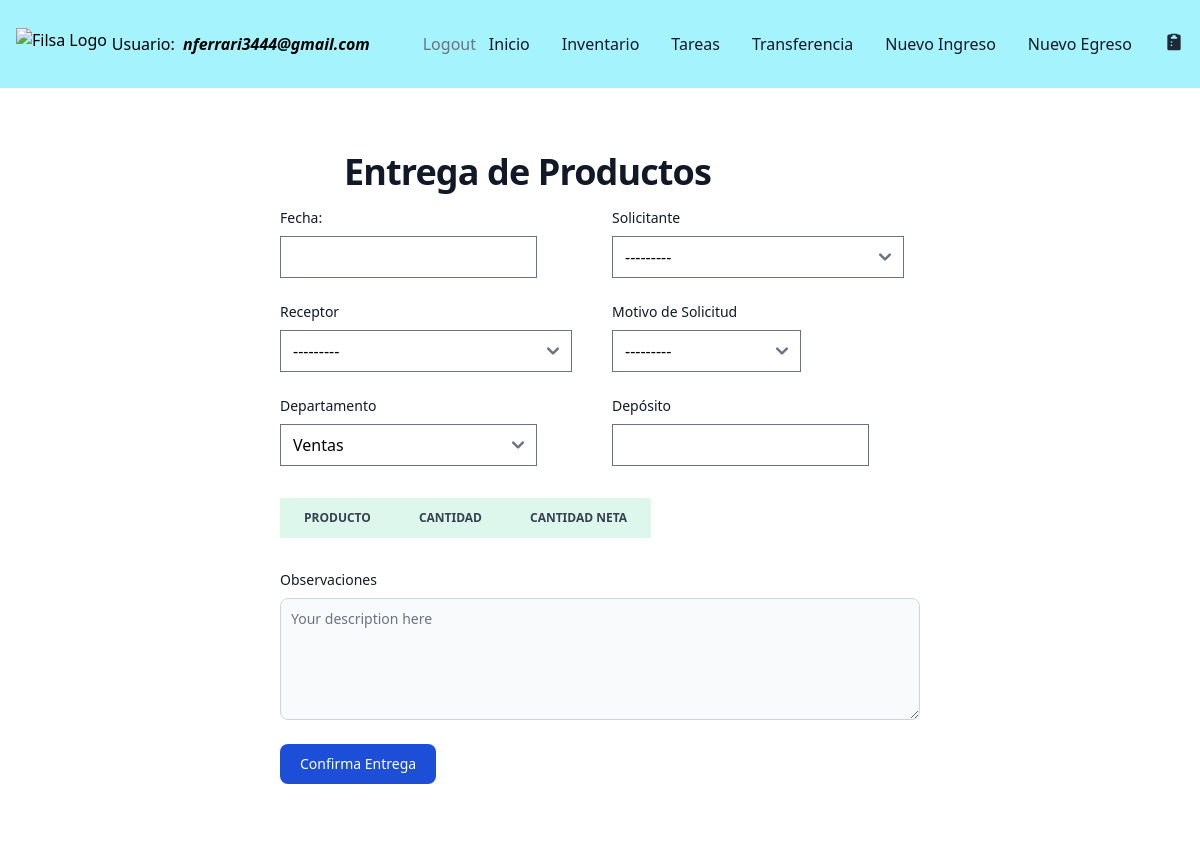
The page /outbound-delivery/8 (signed in) on the database as committed earlier.
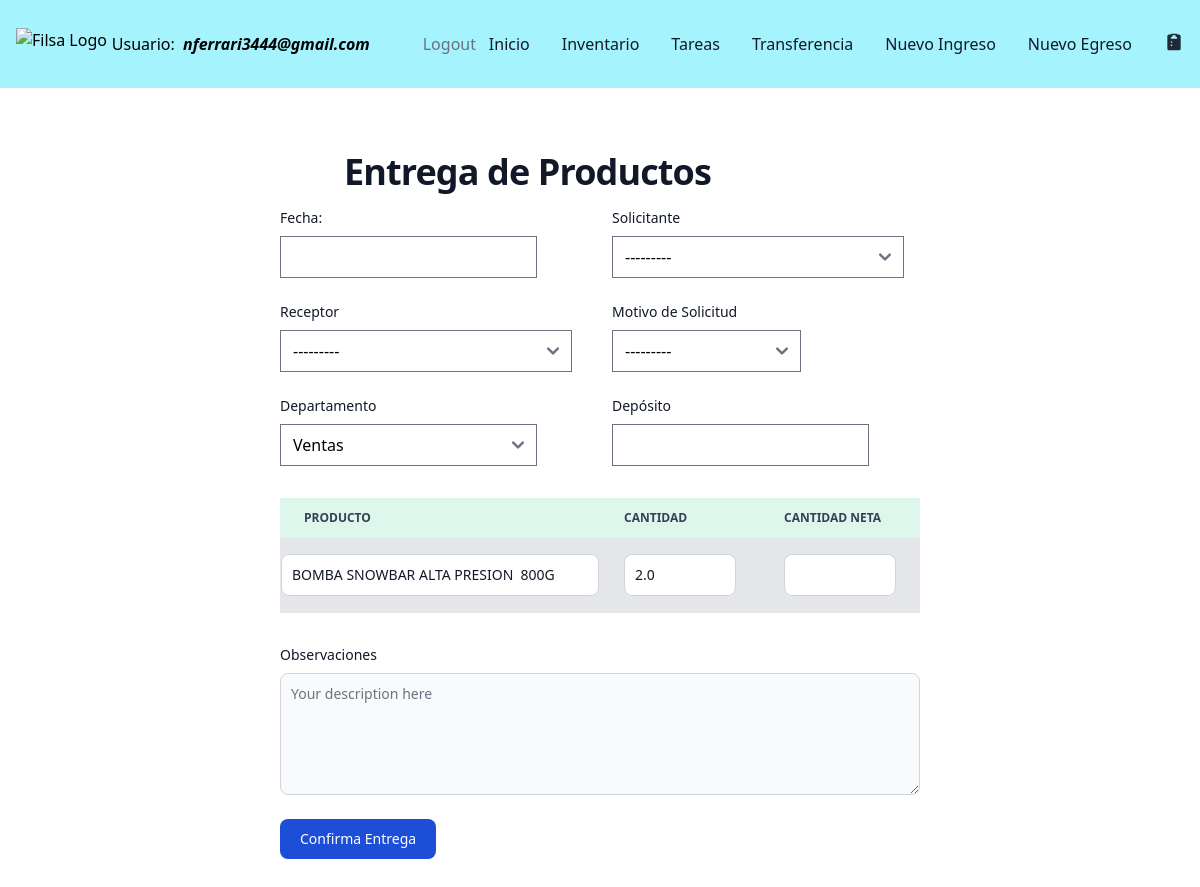
The same page on the database as committed later.
### filsa/models.py (models this page shows, shortened)
class StockMovements(models.Model):
    class Meta:
      verbose_name = 'Detalle Movimiento Producto'
      verbose_name_plural = 'Detalle Movimientos Productos'
    MOVEMENT = [('Inbound','Inbound'),
                ('Outbound', 'Outbound')]
    warehouseProduct = models.ForeignKey(WarehousesProduct, on_delete=models.CASCADE,  verbose_name=u"Nombre de Producto")
    task = models.ForeignKey(Tasks, on_delete=models.CASCADE,  blank=True, null=True )
    actionType = models.CharField(max_length=25,  default='Inbound')
    cantidad = models.FloatField(default=0)
    cantidadNeta = models.FloatField(default=0)
    cantidadEntregada = models.FloatField(default=0)
    image = models.ImageField(upload_to='images/', null=True, blank=True)

class WarehousesProduct(models.Model):
    name = models.CharField(max_length=100)
    product = models.ForeignKey(Product, on_delete = models.CASCADE,  blank=True, null=True )
    quantity = models.FloatField(default=0)
    location = models.CharField(max_length=100, default='')
    deltaQuantity = models.FloatField()
    inTransit = models.BooleanField(default=False)

class Product(models.Model):
    class Meta:
      verbose_name = 'Stock Productos vs Seguridad'
      verbose_name_plural = 'Stock Productos vs Seguridad'
    CATEGORIES = [('Tubos', 'Tubos'),
                  ('Tornillos', 'Tornillos'),
                  ('Accesorios','Accesorios'),
                  ('Maquinas','Maquinas'),
                  ('Insumos','Insumos')
                  ]
    product_id = models.AutoField(primary_key=True)
    name = models.CharField(max_length=100)
    barcode = models.CharField(max_length= 100, verbose_name=u"Codigo de Barras")
    internalCode = models.BigIntegerField(verbose_name=u"Codigo Interno")
    quantity = models.FloatField()
    category = models.CharField(max_length=100, default='Insumos') #  choices=CATEGORIES,
    supplier = models.CharField(max_length=100, default='')
    stockSecurity = models.IntegerField(default=0)
    hasOffer = models.ForeignKey(Cotization, on_delete=models.SET_DEFAULT, blank=True, null=True, default=None)
    quantityOffer = models.FloatField(null=True, blank= True)
    priceOffer = models.FloatField(null=True, blank= True)

### filsa/views.py (the view)
# urls.py: path('outbound-delivery/<int:requested_id>', outboundDeliveryView, name='outbounddelivery'),
@login_required
def outboundDeliveryView(request, requested_id):
    pendingTask = get_object_or_None(Tasks, pk=requested_id)
    if pendingTask:
        products = pendingTask.stockmovements_set.all()
    print('pendingTask is ', pendingTask)
    print('request is:', request.method)
    print('request product data', request.POST.get('producto_0'))
    tasks = Tasks.objects.filter(task_id=requested_id, status='Pending').prefetch_related('stockmovements_set')
    numberOfProducts = request.POST.get('extra_field_count')
    print('number Of Products in OutboundDeliver view is', numberOfProducts)
    if request.method == "POST":
        form = OutboundDeliveryForm(request.POST, instance= pendingTask, extra= request.POST.get('extra_field_count'))
        print('form is valid', form.is_valid())
        print('form fields are', form.cleaned_data)
        if form.is_valid():
            print('el form es valido')
            department = form.cleaned_data['department']
            issuer = form.cleaned_data['issuer']
            receptor = form.cleaned_data['receptor']
            warehouse = form.cleaned_data['warehouse']
            actionType = 'Confirma Egreso'
            motivoEgreso = form.cleaned_data['motivoEgreso']
            observations = form.cleaned_data['observations']
            deliveryDate = datetime.now().date()
            datalist = []
            taskToUpdate = Tasks.objects.filter(task_id=requested_id)
            taskToUpdate.update(status='Confirmed', observations=observations, deliveryDate= deliveryDate)
            task = Tasks.objects.get(task_id=requested_id)
            for i , product in enumerate(products):
                form.fields['producto_{}'.format(i)] = product.warehouseProduct.product.name
                form.fields['cantidad_{}'.format(i)] = product.cantidad
                netQuantity = form.cleaned_data['cantidadNeta_{}'.format(i)]
                quantity = form.fields['cantidad_{}'.format(i)]
                diffQuantity = int(quantity) - int(netQuantity)
                product_db = Product.objects.get(name= product.warehouseProduct.product.name)
                productWarehouse_db = WarehousesProduct.objects.get(product= product_db, name=warehouse)
                productToUpdate= Product.objects.filter(product_id= product_db.product_id)
                print('productToUpdate is:', productToUpdate)
                productToUpdate.update(quantity = F('quantity') - netQuantity) #, deltaQuantity = F('deltaQuantity') + diffQuantity  )
                productWarehouseToUpdate = WarehousesProduct.objects.filter(product= product_db, name=warehouse)
                productWarehouseToUpdate.update(quantity = F('quantity') - netQuantity, deltaQuantity= F('deltaQuantity') + diffQuantity)
                newProduct = StockMovements(warehouseProduct = productWarehouse_db,
                              actionType = actionType,
                                          cantidad= quantity, cantidadNeta=netQuantity, task = task )
                datalist.append(newProduct)
            print('form fields in view', form.fields)
            StockMovements.objects.bulk_create(datalist)
            return redirect('/tasks/')
    else:
        form = OutboundDeliveryForm(instance= pendingTask ,
                                    initial={"task_id": requested_id })
    return render(request, "outboundDelivery.html", {"form": form, 'task_id': requested_id , "tasks": tasks})#, "numberOfProducts": len(productsToReceive)})

### filsa/forms.py (shortened to what this page needs)
class OutboundDeliveryForm(forms.ModelForm):
    extra_field_count = forms.CharField(widget=forms.HiddenInput())
    observations = forms.CharField(widget=forms.Textarea(attrs={"rows":"5", "class" : "block p-2.5 w-full text-sm text-gray-900 bg-gray-50 rounded-lg border border-gray-300 focus:ring-primary-500 focus:border-primary-500 dark:bg-gray-700 dark:border-gray-600 dark:placeholder-gray-400 dark:text-white dark:focus:ring-primary-500 dark:focus:border-primary-500" ,"placeholder":"Your description here"}))
    warehouse = forms.CharField()
    widgets = {
            'deliveryDate': forms.widgets.DateInput(attrs={'type': 'date'}),
    }
    class Meta:
        model = Tasks
        fields = ['department','issuer', 'motivoEgreso', 'date', 'receptor', 'observations']
    def __init__(self, *args, **kwargs):
        extra_fields = kwargs.pop('extra',0)
        print('extra_fields', extra_fields)
        print('kwargs is :', kwargs)
        super(OutboundDeliveryForm, self).__init__(*args, **kwargs)
        self.fields['extra_field_count'].initial = extra_fields
        print('kwargs is :', kwargs)
        print('args are', *args)

### filsa/templates/outboundDelivery.html (shortened to what the changed rows need)
{% extends '_base.html' %}
{% load static %}
{% block content %}
<section class="bg-white dark:bg-gray-900">
    <div class="py-8 px-4 mx-auto max-w-2xl lg:py-16">
        <h1 class="flex mb-4 text-2xl sm:px-16 font-extrabold leading-none tracking-tight text-gray-900 md:text-3xl lg:text-4xl dark:text-white">Entrega de Productos</h1>
        <form id ='productsreception' action="{% url 'outbounddelivery' task_id  %}" method="POST" onsubmit="openLoader()">
                <div class="py-8">
                    <table id="productTable" class="py-8 px-4 max-w-4xl lg:py-16 text-sm text-left rtl:text-right text-gray-500 dark:text-gray-400">
                       <thead class="text-xs text-gray-700 uppercase bg-green-100 dark:bg-gray-700 dark:text-gray-400">
                           <tr>
                               <th scope="col" class="px-6 py-3">Producto</th>
                               <th scope="col" class="px-6 py-3">Cantidad</th>
                               <th scope="col" class="px-6 py-3">Cantidad Neta</th>
                           </tr>
                       </thead>
                       <tbody>
                           {% for task in tasks %}
                            {% if  task.status == 'Pending' %}
                           {% for product in task.stockmovements_set.all %}
                           {% if  product.actionType == 'Nuevo Egreso' %}
                                <tr class="bg-gray-200 border-b dark:bg-gray-800 dark:border-gray-700">
                                   <td class="w-1/2"><input type="text" name="producto_{{ forloop.counter0 }}" value="{{product.warehouseProduct.product.name}}"  class="bg-gray-150 border border-gray-300 text-gray-900 text-sm rounded-lg focus:ring-blue-500 focus:border-blue-500 block w-full p-2.5 dark:bg-gray-700 dark:border-gray-600 dark:placeholder-gray-400 dark:text-white dark:focus:ring-blue-500 dark:focus:border-blue-500"  id="" name="" placeholder="" disabled></td>
                                   <td class="px-6 py-4"><input type="number" name="cantidad_{{ forloop.counter0 }}" value="{{product.cantidad}}"  class="bg-gray-150 border border-gray-300 text-gray-900 text-sm rounded-lg focus:ring-blue-500 focus:border-blue-500 block w-full p-2.5 dark:bg-gray-700 dark:border-gray-600 dark:placeholder-gray-400 dark:text-white dark:focus:ring-blue-500 dark:focus:border-blue-500" id="" name="" placeholder="" disabled></td>
                                   <td class="px-6 py-4"><input type="number" name="cantidadNeta_{{forloop.counter0}}" class="border border-gray-300 text-gray-900 text-sm rounded-lg focus:ring-blue-500 focus:border-blue-500 block w-full p-2.5 dark:bg-gray-700 dark:border-gray-600 dark:placeholder-gray-400 dark:text-white dark:focus:ring-blue-500 dark:focus:border-blue-500" id="" name="" placeholder="" required></td>
                               </tr>
                               {% endif %}
                           {% endfor %}
                           {% endif %}
                           {% endfor %}
                       </tbody>
                   </table>
               </div>
        </form>
    </div>
  </section>
  {% endblock content %}

Rows that differ between the two databases and show on the page:
added StockMovements: producto_0 "BOMBA SNOWBAR ALTA PRESION 800G", cantidad "2.0"
